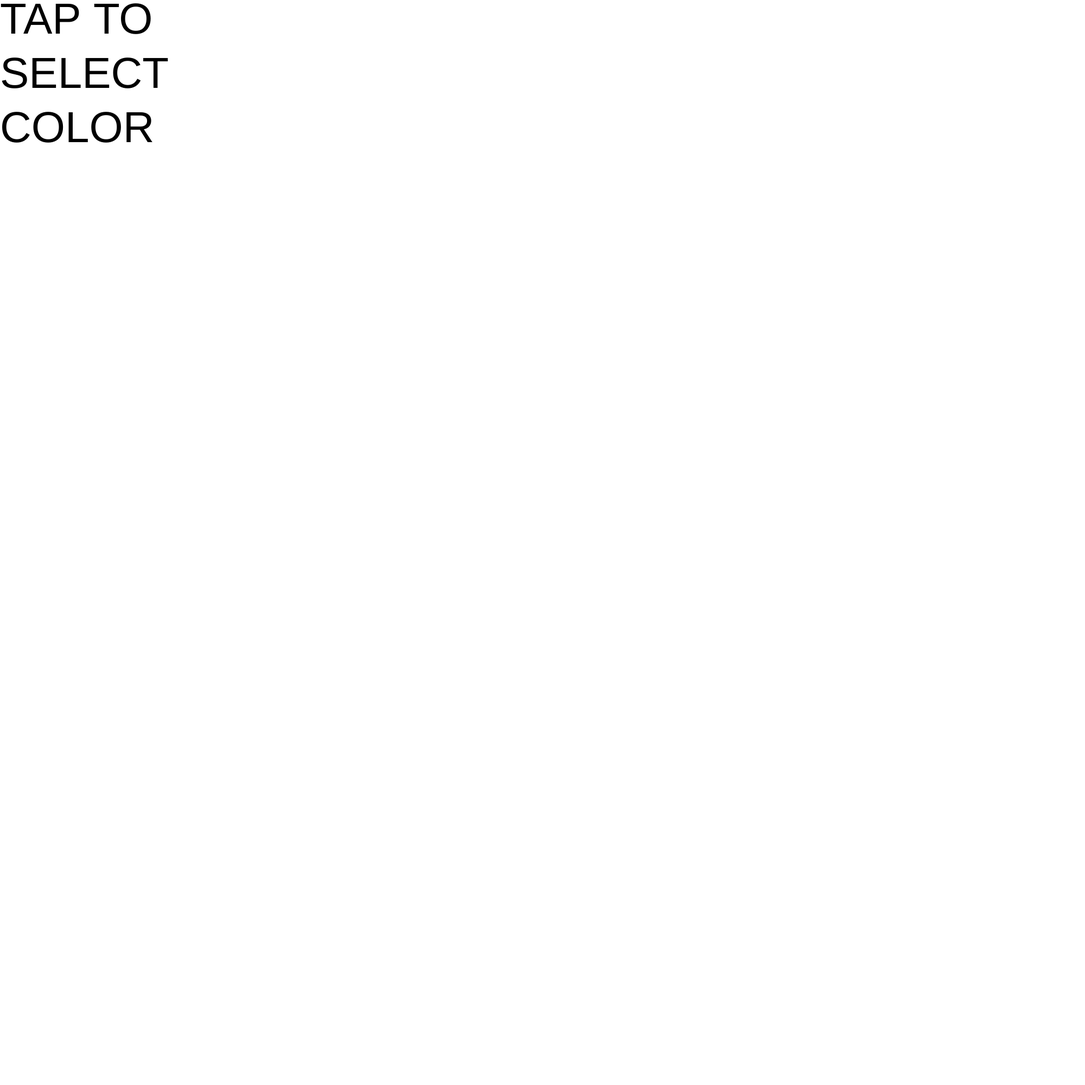
Frame 1 (no input)
Frame 60 (no input): identical to frame 1, image omitted
Frame 120 (the mouse pressed at the canvas centre since frame 60): blank canvas, image omitted

The p5.js sketch that drew this single still picture (run headless with seeded random() and noise() and a simulated clock; from frame 60 on, the mouse is pressed at the canvas centre):

// p5.js sketch
// ── sketch.js
/*
Creation & Computation - Kate Hartman
Click Colors
Fall 2016
*/

function setup() {
  // create a canvas the size of the display
  createCanvas(2000, 2000);
  
  // write instructions when sketch first opens
  textSize(80);
  text("TAP TO SELECT COLOR", 0,0,600, 400);

}

function draw() {
  //nothing happens here
}

function mousePressed() {
  background(random(0, 255), random(0, 255), random(0, 255));
}
